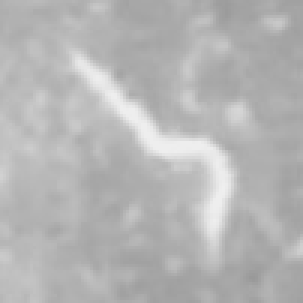
#> input picture Daniel_Baker_Blacklock_Project4/C. elegans/Data/1/image_1008.png, 101 x 101 px (shown 3 times larger); its folder holds 4 pictures in this run
$ python CElegans.py
#> lines starting #> are read from the running program, lines starting #| are printed output that depends on the picture
import numpy as np
import glob
import cv2 as cv

#INSERT PATH HERE
path = "C:/Users/ajdan/Documents/PR-ML/Machine Learning/Project 4 ML/Machine-Learning-Project4/C. elegans/Data/1"

data = np.load('W_CElegans.npz')
#> (reads Daniel_Baker_Blacklock_Project4/W_CElegans.npz from the repository)

W = data['W']
SIZE , K = W.shape

SIZE = 28*28
filenames = glob.glob(path + '/*.png')
filenames.sort()
images = [cv.imread(img) for img in filenames]
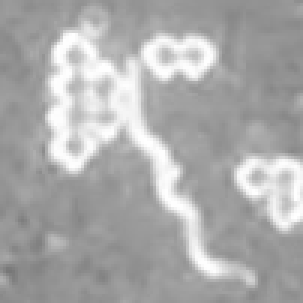
#> input picture Daniel_Baker_Blacklock_Project4/C. elegans/Data/1/image_107.png, 101 x 101 px (shown 3 times larger)
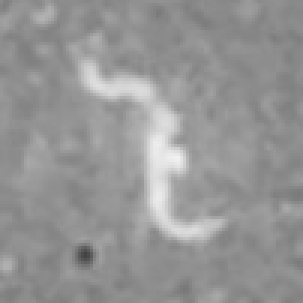
#> input picture Daniel_Baker_Blacklock_Project4/C. elegans/Data/1/image_1076.png, 101 x 101 px (shown 3 times larger)
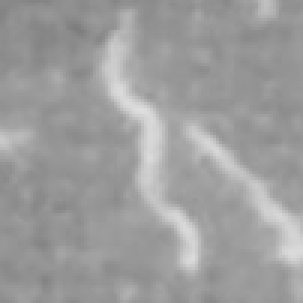
#> input picture Daniel_Baker_Blacklock_Project4/C. elegans/Data/1/image_1097.png, 101 x 101 px (shown 3 times larger)
#> images = 4 items

scale_percent = 28 # percent of original size
width = int(101 * scale_percent / 100)
height = int(101 * scale_percent / 100)
dim = (width, height)

imagesResized = [cv.resize(img, dim, interpolation=cv.INTER_AREA) for img in images]
#> imagesResized = 4 items
imagesGrayscale = [cv.cvtColor(img, cv.COLOR_BGR2GRAY) for img in imagesResized]
#> imagesGrayscale = 4 items
imagesBlurred = [cv.GaussianBlur(img, (3,3), 0) for img in imagesGrayscale]
#> imagesBlurred = 4 items

sobelx = [cv.Sobel(src=img, ddepth=cv.CV_64F, dx=1, dy=0, ksize=5) for img in imagesBlurred]
#> sobelx = 4 items
sobely = [cv.Sobel(src=img, ddepth=cv.CV_64F, dx=0, dy=1, ksize=5) for img in imagesBlurred]
#> sobely = 4 items
sobelxy = [cv.Sobel(src=img, ddepth=cv.CV_64F, dx=1, dy=1, ksize=5) for img in imagesBlurred]
#> sobelxy = 4 items

edges = [cv.Canny(image=img, threshold1=60, threshold2=140) for img in imagesBlurred]
#> edges = 4 items


DataX = np.empty((0,SIZE),int)
for i in range(len(edges)):
    temp = np.reshape(edges[i],SIZE)
    temp = temp.astype(int)
    temp = np.array([temp])
    DataX  = np.append(DataX,temp,0)
#> this loop made 4 passes

DataX = DataX / 255
DataX =  np.insert(DataX, DataX.shape[1], 1, axis=1)

print(W.shape)
print(DataX.shape)
#| (4, 785)

yPred = np.dot(DataX, W)
#> yPred = [[33.81, 38.37], [56.77, 61.35], [29.71, 33.96], [48.36, 55.45]]

print(" ___________________________________ ")
print("|                    |              |")
print("|    Image Name      |     Class    |")
print("|                    |              |")
print(" ___________________________________ ")

totals = np.zeros((K))
for i in range(len(filenames)):
    print("|  %s   |     %i      |" % (filenames[i].replace(path+"\\",""),np.argmax(yPred[i])))
    totals[np.argmax(yPred[i])] += 1
#> after the loop, totals = [0, 4]

print("Total Tallies:")
for i in range(K):
    print("Class", int(i) , ":" , int(totals[i]))
#> this loop made 2 passes
#| Class 0 : 0
#| Class 1 : 4
